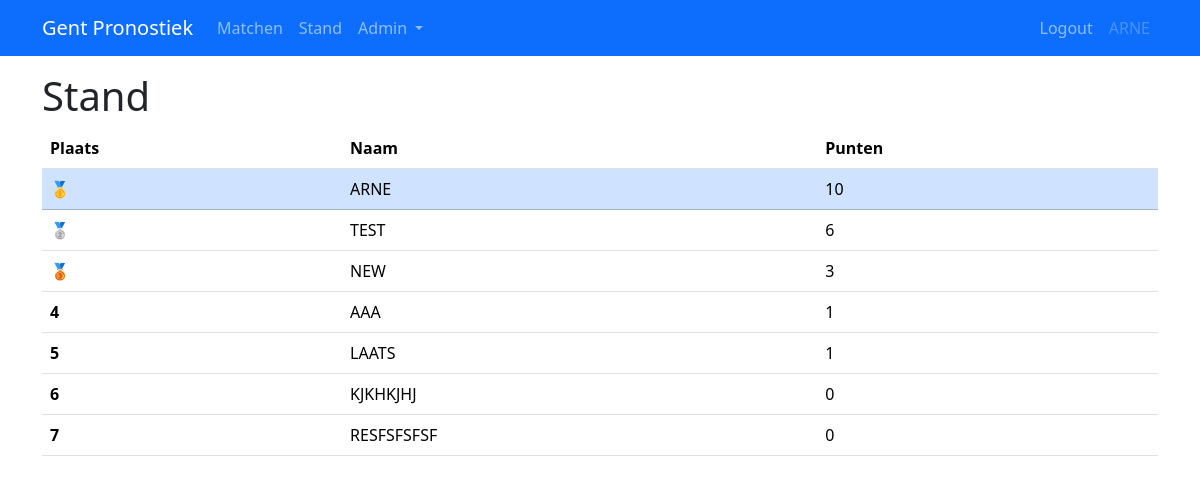
Screenshot of /stand (signed in) with the database file from the repository.
### app/models.py (models this page shows, shortened)
class User(UserMixin, db.Model):
    id: so.Mapped[int] = so.mapped_column(primary_key=True)
    username: so.Mapped[str] = so.mapped_column(sa.String(64), unique=True, index=True)
    score: so.Mapped[int] = so.mapped_column(default=0)
    isAdmin: so.Mapped[bool] = so.mapped_column(default=True)
    predictions: so.WriteOnlyMapped["Prediction"] = so.relationship(
        back_populates="user", cascade="all, delete-orphan", passive_deletes=True
    )

### app/routes.py (the view)
@app.route("/stand")
@login_required
def stand():
    users = db.session.scalars(sa.select(User).order_by(User.score.desc())).all()
    scoreboard = [
        (postion, user.username, user.score, user.id)
        for postion, user in enumerate(users, start=1)
    ]
    return render_template("stand.html", title="Home", scoreboard=scoreboard)

### app/models.py (called while the page is built)
@login.user_loader
def load_user(id):
    return db.session.get(User, int(id))

### app/templates/stand.html
{% extends "base.html" %}
{% block content %}
<h1>Stand</h1>
<table class="table table-hover">
    <thead>
        <tr>
            <th scope="col">Plaats</th>
            <th scope="col">Naam</th>
            <th scope="col">Punten</th>
        </tr>
    </thead>
    <tbody>
        {% for (position, username, score, id) in scoreboard %}
        {% if id == current_user.id %}
        <tr class="table-primary">
        {% else %}
        <tr>
        {% endif %}
            <th scope="row">
                {% if position == 1 %}🥇
                {% elif position == 2 %}🥈
                {% elif position == 3 %}🥉
                {% else %}
                {{ position }}
                {% endif %}
            </th>
            <td>{{ username }}</td>
            <td>{{ score }}</td>
        </tr>
        {% endfor %}
    </tbody>
</table>
{% endblock %}

### app/templates/base.html (shortened to what this page needs)
<!DOCTYPE html>
<html lang="en">
<head>
    <link rel="stylesheet" href="{{ url_for('static', filename='style.css')}}">
    <link href="https://cdn.jsdelivr.net/npm/bootstrap@5.3.2/dist/css/bootstrap.min.css" rel="stylesheet"
>
</head>
<body>
    <nav class="navbar bg-primary navbar-expand-lg" data-bs-theme="dark">
        <div class="container">
            <a class="navbar-brand" href="">Gent Pronostiek</a>
            <div class="collapse navbar-collapse" id="navbarSupportedContent">
                <ul class="navbar-nav me-auto mb-2 mb-lg-0">
                    <li class="nav-item">
                        <a href="{{ url_for('matches')}}" class="nav-link">Matchen</a>
                    </li>
                    <li class="nav-item">
                        <a href="{{ url_for('stand')}}" class="nav-link">Stand</a>
                    </li>
                    {% if current_user.isAdmin %}
                    <li class="nav-item dropdown">
                        <a class="nav-link dropdown-toggle" href="#" role="button" data-bs-toggle="dropdown"
                            aria-expanded="false">
                            Admin
                        </a>
                    </li>
                    {% endif %}
                </ul>
                <ul class="navbar-nav mb-2 mb-lg-0">
                    {% if current_user.is_anonymous %}
                    <li class="nav-item">
                        <a href="{{ url_for('login')}}" class="nav-link">Login</a>
                    </li>
                    {% else %}
                    <li class="nav-item">
                        <a href="{{ url_for('logout')}}" class="nav-link">Logout</a>
                    </li>
                    <li clas="nav-item">
                        <a class="nav-link disabled" href="{{ url_for('logout')}}">{{ current_user.username }}</a>
                    </li>
                    {% endif %}
                    </ul>
            </div>
        </div>
    </nav>
    <div class="container mt-3">
        {% block content %} {% endblock %}
    </div>
</body>
</html>

### rows the page displays
User: username "ARNE", score "10"
User: username "TEST", score "6"
User: username "NEW", score "3"
User: position "4", username "AAA", score "1"
User: position "5", username "LAATS", score "1"
User: position "6", username "KJKHKJHJ", score "0"
User: id "7", username "RESFSFSFSF", score "0"
